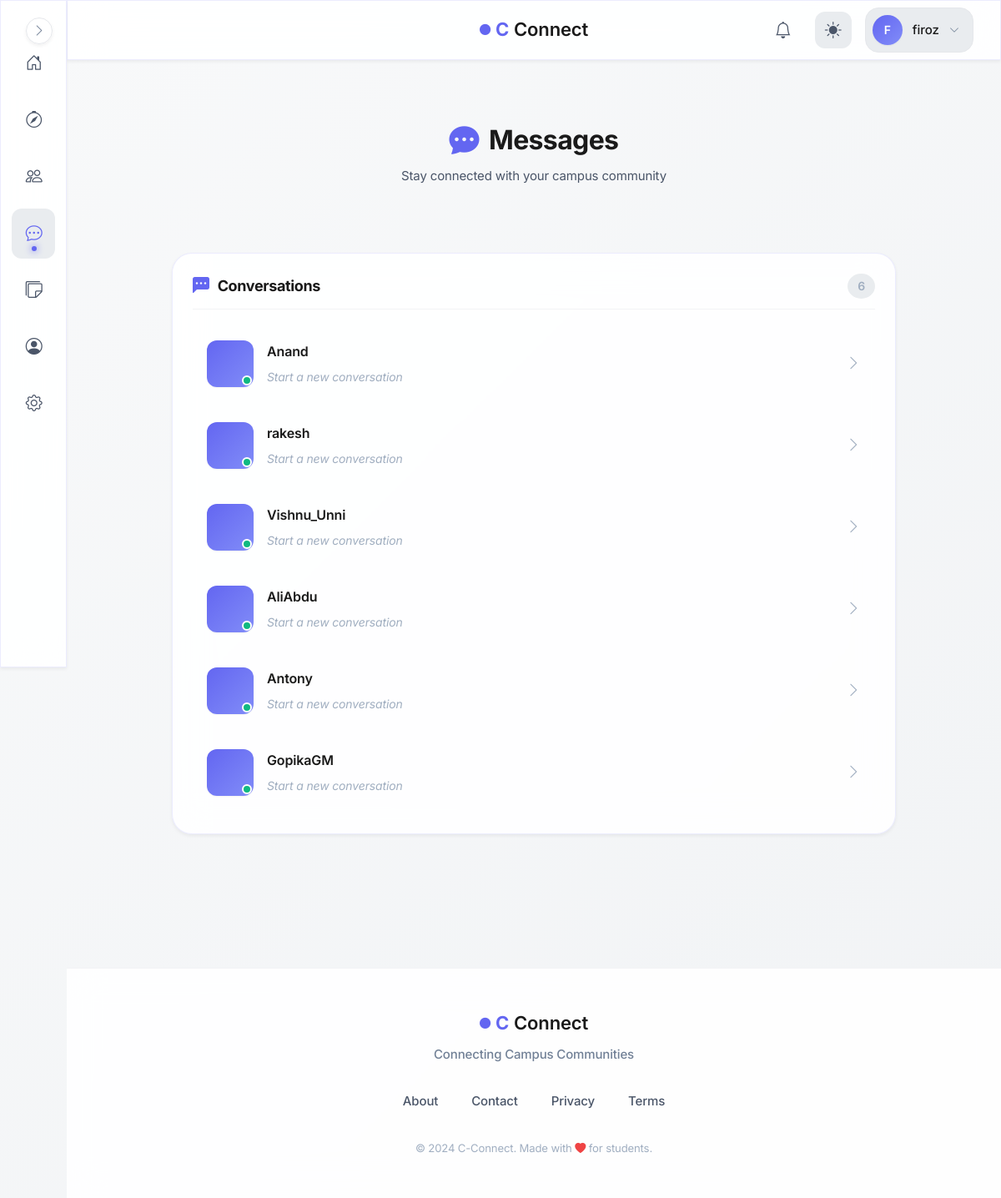
/messages/ (signed in), run on the app's committed database.
### models.py (models this page shows, shortened)
class User(UserMixin, db.Model):
    id = db.Column(db.Integer, primary_key=True, autoincrement=True)  # Unique identifier
    username = db.Column(db.String(100), nullable=False)  # Name of the user (later can add this unique if needed)
    email = db.Column(db.String(120), nullable=False, unique=True)  # Email of the user
    password = db.Column(db.String(200), nullable=False)  # Passwords not hashed yet (done in setup_db.py)
    created_at = db.Column(db.DateTime, default=db.func.now())  # Timestamp of account creation
    last_login = db.Column(db.DateTime, nullable=True)  # Timestamp of last login
    pass

### blueprints/messages/routes.py (the view)
@messages.route("/")
@login_required
def inbox():
    cleanup_expired_messages()
    connections = Connection.query.filter(
        Connection.user_id == current_user.id,
        Connection.status.in_(['accepted', 'connected'])
    ).all()
    incoming_connections = Connection.query.filter(
        Connection.target_user_id == current_user.id,
        Connection.status.in_(['accepted', 'connected'])
    ).all()
    connected_user_ids = set()
    for conn in connections + incoming_connections:
        other_id = conn.target_user_id if conn.user_id == current_user.id else conn.user_id
        connected_user_ids.add(other_id)
    connected_users = User.query.filter(User.id.in_(connected_user_ids)).all()
    incoming_requests = Connection.query.filter(
        Connection.target_user_id == current_user.id,
        Connection.status == 'pending'
    ).all()
    incoming_users = User.query.filter(
        User.id.in_([req.user_id for req in incoming_requests])
    ).all()
    chat_previews = {}
    messages = Message.query.filter(
        (Message.sender_id == current_user.id) |
        (Message.receiver_id == current_user.id)
    ).order_by(desc(Message.created_at)).all()
    seen_users = set()
    for msg in messages:
        other_id = msg.receiver_id if msg.sender_id == current_user.id else msg.sender_id
        if other_id in connected_user_ids and other_id not in seen_users:
            chat_previews[other_id] = msg  #  CORRECT last message
            seen_users.add(other_id)
    connected_users_sorted = []
    for user_id in sorted(chat_previews.keys(),
                        key=lambda x: chat_previews[x].created_at, reverse=True):
        user = User.query.get(user_id)
        if user:
            connected_users_sorted.append(user)
    for user in connected_users:
        if user.id not in chat_previews:
            connected_users_sorted.append(user)
    connected_users = connected_users_sorted
    return render_template("messages/inbox.html",
                        connected_users=connected_users,
                        incoming_requests=incoming_requests,
                        incoming_users=incoming_users,
                        chat_previews=chat_previews,
                        profile=profile
                    )

### blueprints/auth/__init__.py (called while the page is built)
@login_manager.user_loader
def load_user(user_id):
    from models import User  # Importing User model for querying  (import here to avoid circular imports)
    return User.query.get(int(user_id))

@auth.after_app_request
def add_header(response):
    if current_user.is_authenticated and request.blueprint == 'auth':
        response.headers['Cache-Control'] = 'no-store, no-cache, must-revalidate, post-check=0, pre-check=0, max-age=0'
        response.headers['Pragma'] = 'no-cache'
        response.headers['Expires'] = '-1'
    return response

### factory_helpers.py (called while the page is built, shortened)
def register_security_headers(app):
    @app.after_request
    def set_secure_headers(response):
        response.headers['Content-Security-Policy'] = (
            "default-src 'self'; "
            "img-src 'self' data: blob: https:; "# Allow external images
            "style-src 'self' 'unsafe-inline' https:; "# ADD https: for CDNs
            "script-src 'self' 'unsafe-inline' https:; "# ADD https: for JS
            "font-src 'self' https: data:; "# Google Fonts
            "connect-src 'self' https:;"  # ← ADD https: for CDNs/maps
        )
        response.headers['X-Content-Type-Options'] = 'nosniff'
        response.headers['X-Frame-Options'] = 'DENY'
        response.headers['Referrer-Policy'] = 'strict-origin-when-cross-origin'
        response.headers['Permissions-Policy'] = 'geolocation=(), microphone=()'
        return response

def register_daily_cleanup(app):
    if not hasattr(app, "_last_notification_cleanup"):
        app._last_notification_cleanup = None
    @app.before_request
    def daily_cleanup():
        now = datetime.now(timezone.utc)
        last = getattr(app, "_last_notification_cleanup", None)
        if last is None or (now - last).days >= 1:
            from blueprints.notifications.service import cleanup_old_notifications
            deleted = cleanup_old_notifications()
            app.logger.info(f"Cleaned up {deleted} old notifications.")
            app._last_notification_cleanup = now

def register_profilevisit_cleanup(app):
    last_cleanup = {'t': 0}
    @app.before_request
    def cleanup_visits():
        now = time.time()
        if now - last_cleanup['t'] < 3600:  # run once every hour
            return

def cleanup_expired_messages(): #message cleanup helper function
    Message.query.filter(
        Message.expires_at < datetime.now(timezone.utc),
        Message.is_saved == False
    ).delete()
    db.session.commit()

### blueprints/messages/templates/messages/inbox.html (shortened to what this page needs)
{% extends "base.html" %}
{% block body %}
<div class="messages-page">
    <header class="messages-page__header">
        <h1 class="messages-page__title">
            <i class="bi bi-chat-dots-fill"></i>
            Messages
        </h1>
        <p class="messages-page__subtitle">Stay connected with your campus community</p>
    </header>
    {% if connected_users %}
    <section class="messages-section">
        <div class="messages-section__header">
            <h2 class="messages-section__title">
                <i class="bi bi-chat-left-dots-fill"></i>
                Conversations
            </h2>
            <span class="messages-section__count">{{ connected_users|length }}</span>
        </div>
        <div class="conversations-list">
            {% for user in connected_users %}
            <a href="{{ url_for('messages.chat', user_id=user.id) }}" class="conversation-item">
                <div class="conversation-item__avatar">
                    {% set profile_picture = profile.query.filter_by(user_id=user.id).first().profile_picture %}
                </div>
                <div class="conversation-item__content">
                    <div class="conversation-item__header">
                        <div class="conversation-item__name">{{ user.username }}</div>
                    </div>
                    {% if chat_previews and chat_previews[user.id] %}
                        <div class="conversation-item__preview">
                            {{ chat_previews[user.id].content[:60] }}{% if chat_previews[user.id].content|length > 60 %}...{% endif %}
                        </div>
                    {% else %}
                        <div class="conversation-item__preview conversation-item__preview--empty">
                            Start a new conversation
                        </div>
                    {% endif %}
                </div>
                <i class="bi bi-chevron-right conversation-item__arrow"></i>
            </a>
            {% endfor %}
        </div>
    </section>
    {% endif %}
</div>
{% endblock %}

### templates/base.html (shortened to what this page needs)
<!DOCTYPE html>
<html lang="en">
<head>
    <link rel="stylesheet" href="https://cdn.jsdelivr.net/npm/bootstrap-icons@1.11.1/font/bootstrap-icons.css">
    <link href="https://cdn.jsdelivr.net/npm/bootstrap@5.3.2/dist/css/bootstrap.min.css" rel="stylesheet">
    <link rel="stylesheet" href="{{ url_for('static', filename='css/global.css') }}">
</head>
<body>
    {% if current_user.is_authenticated %}
        <aside class="sidebar glass-effect" id="sidebar">
            <nav class="sidebar__nav">
                <a href="{{ url_for('main.dashboard') }}" class="sidebar__link" data-tooltip="Dashboard">
                    <div class="sidebar__link-icon">
                        <i class="bi bi-house-door"></i>
                    </div>
                </a>
                <a href="{{ url_for('main.search_page') }}" class="sidebar__link" data-tooltip="Discover">
                    <div class="sidebar__link-icon">
                        <i class="bi bi-compass"></i>
                    </div>
                </a>
                <a href="{{ url_for('connections.connections_home') }}" class="sidebar__link" data-tooltip="Connections">
                    <div class="sidebar__link-icon">
                        <i class="bi bi-people"></i>
                    </div>
                </a>
                <a href="{{ url_for('messages.inbox') }}" class="sidebar__link" data-tooltip="Messages">
                    <div class="sidebar__link-icon">
                        <i class="bi bi-chat-dots"></i>
                    </div>
                </a>
                <a href="/campus-board" class="sidebar__link" data-tooltip="Messages">
                    <div class="sidebar__link-icon">
                        <i class="bi bi-stickies"></i>
                    </div>
                </a>
                <a href="{{ url_for('auth.profile') }}" class="sidebar__link" data-tooltip="Profile">
                    <div class="sidebar__link-icon">
                        <i class="bi bi-person-circle"></i>
                    </div>
                </a>
                <a href="{{ url_for('main.settings') }}" class="sidebar__link" data-tooltip="Settings">
                    <div class="sidebar__link-icon">
                        <i class="bi bi-gear"></i>
                    </div>
                </a>
            </nav>
            <button class="sidebar__toggle" id="sidebarToggle" aria-label="Toggle sidebar">
                <i class="bi bi-chevron-right"></i>
            </button>
        </aside>
        <header class="topbar glass-effect">
            <div class="topbar__container">
                <div class="topbar__center">
                    <a href="{{ url_for('main.home') }}" class="topbar__brand">
                        <span class="brand-icon-small">
                            <i class="bi bi-circle-fill"></i>
                        </span>
                        <span class="brand-c">C</span>
                        <span class="brand-text">Connect</span>
                    </a>
                </div>
                <div class="topbar__actions">
                    <a href="{{ url_for('notifications.notifications_list') }}" class="topbar__icon-btn" aria-label="Notifications">
                        <i class="bi bi-bell"></i>
                        {% set unread = current_user.notifications | selectattr("is_read", "equalto", False) | list %}
                    </a>
                    <button class="topbar__icon-btn topbar__theme-toggle" id="themeToggle" aria-label="Toggle theme">
                        <i class="bi bi-sun-fill" id="themeIcon"></i>
                    </button>
                    <div class="topbar__profile" id="profileDropdown">
                        <button class="topbar__profile-btn" aria-label="Profile menu">
                            <div class="topbar__avatar">
                                {{ current_user.username[0].upper() }}
                            </div>
                            <span class="topbar__username">{{ current_user.username }}</span>
                            <i class="bi bi-chevron-down topbar__profile-arrow"></i>
                        </button>
                    </div>
                </div>
            </div>
        </header>
    {% endif %}
    <main class="main-content">
        {% block body %}{% endblock %}
    </main>
    <footer class="footer">
        <div class="footer__container">
            <div class="footer__brand">
                <div class="footer__logo">
                    <span class="brand-icon-small">
                        <i class="bi bi-circle-fill"></i>
                    </span>
                    <span class="brand-c">C</span>
                    <span class="brand-text">Connect</span>
                </div>
                <p class="footer__tagline">Connecting Campus Communities</p>
            </div>
            <div class="footer__links">
                <a href="{{ url_for('main.about') }}" class="footer__link">About</a>
                <a href="{{ url_for('main.contact') }}" class="footer__link">Contact</a>
                <a href="#" class="footer__link">Privacy</a>
                <a href="#" class="footer__link">Terms</a>
            </div>
            <div class="footer__credits">
                <small>&copy; 2024 C-Connect. Made with <i class="bi bi-heart-fill"></i> for students.</small>
            </div>
        </div>
    </footer>
</body>
</html>

### blueprints/messages/templates/messages/inbox.html (style rules this page uses)
.messages-page { max-width: 900px; margin: 0 auto; padding: 0 1rem 2rem; animation: fadeIn 0.6s ease; }
.messages-page__header { text-align: center; margin-bottom: 2rem; padding: 2rem 0; }
.messages-page__title { font-size: 2rem; font-weight: 700; color: var(--text-primary); display: flex; align-items: center; justify-content: center; gap: 0.75rem; margin-bottom: 0.5rem; }
.messages-page__title i { color: var(--primary-color); font-size: 2.25rem; }
.messages-page__subtitle { font-size: 0.9375rem; color: var(--text-secondary); }
.messages-section { background: var(--glass-bg); backdrop-filter: blur(20px); border: 1px solid var(--glass-border); border-radius: var(--radius-xl); padding: 1.5rem; margin-bottom: 1.5rem; box-shadow: var(--shadow-sm); }
.messages-section__header { display: flex; align-items: center; justify-content: space-between; margin-bottom: 1.25rem; padding-bottom: 0.75rem; border-bottom: 1px solid var(--border-subtle); }
.messages-section__title { font-size: 1.125rem; font-weight: 700; color: var(--text-primary); display: flex; align-items: center; gap: 0.625rem; margin: 0; }
.messages-section__title i { color: var(--primary-color); font-size: 1.25rem; }
.messages-section__count { font-size: 0.875rem; color: var(--text-muted); background: var(--bg-hover); padding: 0.25rem 0.75rem; border-radius: var(--radius-full); font-weight: 600; }
.conversations-list { max-height: 600px; overflow-y: auto; margin: -0.5rem; padding: 0.5rem; }
.conversation-item { display: flex; align-items: center; gap: 1rem; padding: 1rem; border-radius: var(--radius-md); text-decoration: none; color: inherit; transition: all var(--transition-fast); margin-bottom: 0.5rem; border: 1px solid transparent; }
.conversation-item__avatar { width: 56px; height: 56px; border-radius: var(--radius-md); background: linear-gradient(135deg, var(--primary-color), var(--primary-light)); color: white; display: flex; align-items: center; justify-content: center; font-weight: 700; font-size: 1.25rem; flex-shrink: 0; box-shadow: var(--shadow-xs); position: relative; }
.conversation-item__avatar::after { content: ''; position: absolute; bottom: 2px; right: 2px; width: 12px; height: 12px; background: var(--success-color); border: 2px solid var(--bg-primary); border-radius: 50%; }
.conversation-item__content { flex: 1; min-width: 0; }
.conversation-item__header { display: flex; justify-content: space-between; align-items: baseline; margin-bottom: 0.375rem; }
.conversation-item__name { font-size: 1rem; font-weight: 600; color: var(--text-primary); white-space: nowrap; overflow: hidden; text-overflow: ellipsis; }
.conversation-item__preview { font-size: 0.875rem; color: var(--text-tertiary); white-space: nowrap; overflow: hidden; text-overflow: ellipsis; }
.conversation-item__preview--empty { font-style: italic; color: var(--text-muted); }
.conversation-item__arrow { color: var(--text-muted); font-size: 1.125rem; transition: transform var(--transition-fast); }

### data on the page
User: username "F", username "firoz"
User: username "Anand"
User: username "rakesh"
User: username "Vishnu_Unni"
User: username "AliAbdu"
User: username "Antony"
User: username "GopikaGM"

### other printed values
{{ connected_users|length }} "6"
